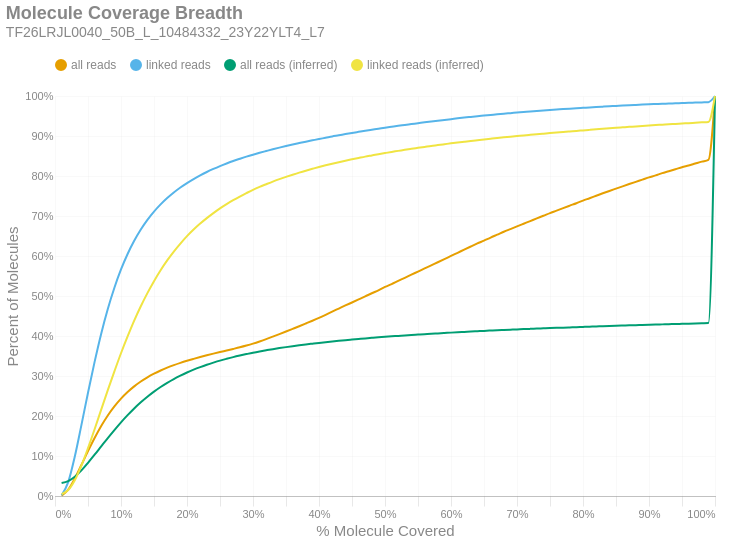

The notebook cell this image was saved under:
### Markdown cell above
### Molecule Read Coverage
This chart shows molecule coverage breadth as computed by the number of bases aligned to that molecule. In other words, "*how much of each unique long molecule is actually sequenced/aligned?*" Keep in mind there is a distinction between sequences and alignments, since some sequences belonging to a particular molecule may not align well and wouldn't appear in the alignment data. This chart also shows molecule coverage breadth as computed by the *inferred fragment* from which the aligned sequences originate. Unlike read coverage, this calculation takes into account the total insert size, including unsequenced gaps between the forward and reverse reads. Like the previous figures, these are cumulative percents.

### Code cell
if SKIPLR:
    print_html(f"Skipped")
else:
    binned_df = consolidated_hist(valids['coverage_bp'], mask, 0.01, True)
    binned_df_inf = consolidated_hist(valids['coverage_inserts'], mask, 0.01, True)
    binned_df = binned_df.with_columns(pl.lit(binned_df_inf['all reads (cumsum)']).alias('all reads (inferred)'))
    binned_df = binned_df.with_columns(pl.lit(binned_df_inf['linked reads (cumsum)']).alias('linked reads (inferred)'))
    binned_df = binned_df.with_columns(
        (pl.col('bin').cast(pl.Float64) + 0.01).alias('right_edge')
    )

    with SafeRender(binned_df):
        (
            density_plot(binned_df, 'Molecule Coverage Breadth', samplename, 'molcov', ['all reads (inferred)','linked reads (inferred)'])
            .encode(
                #x=alt.X('bin:Q', title="% Molecule Covered").axis(format = '%').scale(padding=0),
                x=alt.X('right_edge:Q', title="% Molecule Covered").axis(format='%').scale(padding=0),
                y=alt.Y('value:Q', title='Percent of Molecules')
                    .axis(format='%')
                    .stack(False)
                    .scale(domainMin=0, padding=0),
                color=alt.Color("key:N").scale(domain = ["all reads", "linked reads", "all reads (inferred)", "linked reads (inferred)"]),
                tooltip = [
                    alt.Tooltip("key:N", title = "Data Type"),
                    alt.Tooltip("range_label:N", title="% Molecule Covered"),
                    alt.Tooltip("value:Q", format = ".2%", title="% Molecules")
                ]
            )
        ).display()

### Figure 1 — Vega-Lite specification as saved in the notebook (floating-point values rounded to 4 significant figures)
{"width": "container", "height": 400, "config": {"title": {"anchor": "start", "dy": -15, "fontSize": 18, "color": "#888888", "subtitleColor": "#888888", "subtitleFontSize": 14}, "arc": {"fill": "#0072B2"}, "axis": {"domainColor": "#888888", "domainWidth": 0.5, "gridWidth": 0.2, "grid": false, "titleFontWeight": 400, "titleFontSize": 15, "labelFontSize": 11, "labelColor": "#888888", "tickColor": "#888888", "tickWidth": 0.2, "titleColor": "#888888"}, "axisBand": {"grid": false}, "axisX": {"grid": true, "tickSize": 10, "domainCap": "round"}, "axisY": {"domain": false, "grid": true, "tickSize": 0, "domainCap": "round"}, "background": "transparent", "header": {"labelFontSize": 15, "labelColor": "#888888", "titleFontSize": 15, "titleFontWeight": 600, "titleColor": "#888888"}, "legend": {"labelFont": "sans-serif", "labelFontSize": 12, "labelColor": "#888888", "symbolSize": 100, "symbolType": "circle", "titleFontSize": 12, "titlePadding": 10, "titleColor": "#888888", "title": null, "orient": "top"}, "range": {"category": ["#E69F00", "#56B4E9", "#009E73", "#F0E442", "#0072B2", "#D55E00", "#CC79A7", "#000000"], "diverging": ["#cfe8f3", "#a2d4ec", "#73bfe2", "#46abdb", "#1696d2", "#12719e"]}, "area": {"fill": "#0072B2", "fillOpacity": 0.7, "line": true, "strokeOpacity": 0.7}, "line": {"color": "#0072B2", "stroke": "#0072B2", "strokeWidth": 2}, "trail": {"color": "#0072B2", "stroke": "#0072B2", "strokeWidth": 0, "size": 1}, "point": {"filled": true, "fillOpacity": 1.0, "size": 95}, "text": {"color": "#888888", "fontSize": 11, "align": "right", "fontWeight": 400, "size": 11}, "bar": {"fill": "#0072B2", "stroke": null}, "view": {"stroke": null, "continuousWidth": 660, "continuousHeight": 400}}, "data": {"name": "data-65e6be78e62f4731a1fe9d1eb444fbd6"}, "mark": {"type": "line", "interpolate": "monotone", "point": {"opacity": 0, "size": 275}}, "encoding": {"color": {"field": "key", "scale": {"domain": ["all reads", "linked reads", "all reads (inferred)", "linked reads (inferred)"]}, "type": "nominal"}, "tooltip": [{"field": "key", "title": "Data Type", "type": "nominal"}, {"field": "range_label", "title": "% Molecule Covered", "type": "nominal"}, {"field": "value", "format": ".2%", "title": "% Molecules", "type": "quantitative"}], "x": {"axis": {"format": "%"}, "field": "right_edge", "scale": {"padding": 0}, "title": "% Molecule Covered", "type": "quantitative"}, "y": {"axis": {"format": "%"}, "field": "value", "scale": {"domainMin": 0, "padding": 0}, "stack": false, "title": "Percent of Molecules", "type": "quantitative"}}, "params": [{"name": "param_c36ac31b6afebe62", "select": {"type": "point", "fields": ["key"]}, "bind": "legend"}], "title": {"text": "Molecule Coverage Breadth", "subtitle": "TF26LRJL0040_50B_L_10484332_23Y22YLT4_L7"}, "transform": [{"fold": ["all reads (cumsum)", "linked reads (cumsum)", "all reads (inferred)", "linked reads (inferred)"]}, {"calculate": "replace(datum.key, ' (cumsum)', '')", "as": "key"}, {"filter": {"param": "param_c36ac31b6afebe62"}}], "usermeta": {"embedOptions": {"downloadFileName": "TF26LRJL0040_50B_L_10484332_23Y22YLT4_L7.molcov"}}, "$schema": "https://vega.github.io/schema/vega-lite/v6.4.1.json", "datasets": {"data-65e6be78e62f4731a1fe9d1eb444fbd6": [{"bin": "0.0", "interval": "0.0-0.01", "all reads": 0.001105, "linked reads": 0.001915, "all reads (cumsum)": 0.001105, "linked reads (cumsum)": 0.001915, "range_label": "0.0-0.01", "all reads (inferred)": 0.03249, "linked reads (inferred)": 0.004699, "right_edge": 0.01}, {"bin": "0.01", "interval": "0.01-0.02", "all reads": 0.01484, "linked reads": 0.03295, "all reads (cumsum)": 0.01595, "linked reads (cumsum)": 0.03487, "range_label": "0.01-0.02", "all reads (inferred)": 0.0374, "linked reads (inferred)": 0.01487, "right_edge": 0.02}, {"bin": "0.02", "interval": "0.02-0.03", "all reads": 0.02781, "linked reads": 0.06389, "all reads (cumsum)": 0.04376, "linked reads (cumsum)": 0.09876, "range_label": "0.02-0.03", "all reads (inferred)": 0.04831, "linked reads (inferred)": 0.03947, "right_edge": 0.03}, {"bin": "0.03", "interval": "0.03-0.04", "all reads": 0.03371, "linked reads": 0.07853, "all reads (cumsum)": 0.07747, "linked reads (cumsum)": 0.1773, "range_label": "0.03-0.04", "all reads (inferred)": 0.06411, "linked reads (inferred)": 0.07589, "right_edge": 0.04}, {"bin": "0.04", "interval": "0.04-0.05", "all reads": 0.03461, "linked reads": 0.08095, "all reads (cumsum)": 0.1121, "linked reads (cumsum)": 0.2582, "range_label": "0.04-0.05", "all reads (inferred)": 0.08299, "linked reads (inferred)": 0.1197, "right_edge": 0.05}, {"bin": "0.05", "interval": "0.05-0.06", "all reads": 0.03284, "linked reads": 0.07705, "all reads (cumsum)": 0.1449, "linked reads (cumsum)": 0.3353, "range_label": "0.05-0.06", "all reads (inferred)": 0.1032, "linked reads (inferred)": 0.1669, "right_edge": 0.06}, {"bin": "0.06", "interval": "0.06-0.07", "all reads": 0.03008, "linked reads": 0.07061, "all reads (cumsum)": 0.175, "linked reads (cumsum)": 0.4059, "range_label": "0.06-0.07", "all reads (inferred)": 0.1242, "linked reads (inferred)": 0.216, "right_edge": 0.07}, {"bin": "0.07", "interval": "0.07-0.08", "all reads": 0.02627, "linked reads": 0.06164, "all reads (cumsum)": 0.2013, "linked reads (cumsum)": 0.4675, "range_label": "0.07-0.08", "all reads (inferred)": 0.145, "linked reads (inferred)": 0.2648, "right_edge": 0.08}, {"bin": "0.08", "interval": "0.08-0.09", "all reads": 0.02265, "linked reads": 0.05315, "all reads (cumsum)": 0.2239, "linked reads (cumsum)": 0.5207, "range_label": "0.08-0.09", "all reads (inferred)": 0.1649, "linked reads (inferred)": 0.3116, "right_edge": 0.09}, {"bin": "0.09", "interval": "0.09-0.1", "all reads": 0.01955, "linked reads": 0.04577, "all reads (cumsum)": 0.2435, "linked reads (cumsum)": 0.5665, "range_label": "0.09-0.1", "all reads (inferred)": 0.1842, "linked reads (inferred)": 0.3569, "right_edge": 0.1}, {"bin": "0.1", "interval": "0.1-0.11", "all reads": 0.01653, "linked reads": 0.03862, "all reads (cumsum)": 0.26, "linked reads (cumsum)": 0.6051, "range_label": "0.1-0.11", "all reads (inferred)": 0.2021, "linked reads (inferred)": 0.3989, "right_edge": 0.11}, {"bin": "0.11", "interval": "0.11-0.12", "all reads": 0.01408, "linked reads": 0.03289, "all reads (cumsum)": 0.2741, "linked reads (cumsum)": 0.638, "range_label": "0.11-0.12", "all reads (inferred)": 0.2189, "linked reads (inferred)": 0.4385, "right_edge": 0.12}, {"bin": "0.12", "interval": "0.12-0.13", "all reads": 0.01216, "linked reads": 0.02827, "all reads (cumsum)": 0.2862, "linked reads (cumsum)": 0.6662, "range_label": "0.12-0.13", "all reads (inferred)": 0.2342, "linked reads (inferred)": 0.4743, "right_edge": 0.13}, {"bin": "0.13", "interval": "0.13-0.14", "all reads": 0.01049, "linked reads": 0.02419, "all reads (cumsum)": 0.2967, "linked reads (cumsum)": 0.6904, "range_label": "0.13-0.14", "all reads (inferred)": 0.2482, "linked reads (inferred)": 0.5072, "right_edge": 0.14}, {"bin": "0.14", "interval": "0.14-0.15", "all reads": 0.009093, "linked reads": 0.02073, "all reads (cumsum)": 0.3058, "linked reads (cumsum)": 0.7112, "range_label": "0.14-0.15", "all reads (inferred)": 0.2609, "linked reads (inferred)": 0.5372, "right_edge": 0.15}, {"bin": "0.15", "interval": "0.15-0.16", "all reads": 0.007912, "linked reads": 0.01793, "all reads (cumsum)": 0.3137, "linked reads (cumsum)": 0.7291, "range_label": "0.15-0.16", "all reads (inferred)": 0.2725, "linked reads (inferred)": 0.5643, "right_edge": 0.16}, {"bin": "0.16", "interval": "0.16-0.17", "all reads": 0.007031, "linked reads": 0.01579, "all reads (cumsum)": 0.3208, "linked reads (cumsum)": 0.7449, "range_label": "0.16-0.17", "all reads (inferred)": 0.2829, "linked reads (inferred)": 0.5889, "right_edge": 0.17}, {"bin": "0.17", "interval": "0.17-0.18", "all reads": 0.00632, "linked reads": 0.01396, "all reads (cumsum)": 0.3271, "linked reads (cumsum)": 0.7589, "range_label": "0.17-0.18", "all reads (inferred)": 0.2924, "linked reads (inferred)": 0.6111, "right_edge": 0.18}, {"bin": "0.18", "interval": "0.18-0.19", "all reads": 0.005776, "linked reads": 0.01242, "all reads (cumsum)": 0.3329, "linked reads (cumsum)": 0.7713, "range_label": "0.18-0.19", "all reads (inferred)": 0.3009, "linked reads (inferred)": 0.6311, "right_edge": 0.19}, {"bin": "0.19", "interval": "0.19-0.2", "all reads": 0.005235, "linked reads": 0.01113, "all reads (cumsum)": 0.3381, "linked reads (cumsum)": 0.7824, "range_label": "0.19-0.2", "all reads (inferred)": 0.3088, "linked reads (inferred)": 0.6496, "right_edge": 0.2}, {"bin": "0.2", "interval": "0.2-0.21", "all reads": 0.004783, "linked reads": 0.01005, "all reads (cumsum)": 0.3429, "linked reads (cumsum)": 0.7925, "range_label": "0.2-0.21", "all reads (inferred)": 0.3158, "linked reads (inferred)": 0.6661, "right_edge": 0.21}, {"bin": "0.21", "interval": "0.21-0.22", "all reads": 0.004575, "linked reads": 0.009259, "all reads (cumsum)": 0.3475, "linked reads (cumsum)": 0.8017, "range_label": "0.21-0.22", "all reads (inferred)": 0.3222, "linked reads (inferred)": 0.681, "right_edge": 0.22}, {"bin": "0.22", "interval": "0.22-0.23", "all reads": 0.004261, "linked reads": 0.008326, "all reads (cumsum)": 0.3517, "linked reads (cumsum)": 0.81, "range_label": "0.22-0.23", "all reads (inferred)": 0.328, "linked reads (inferred)": 0.6947, "right_edge": 0.23}, {"bin": "0.23", "interval": "0.23-0.24", "all reads": 0.004151, "linked reads": 0.007633, "all reads (cumsum)": 0.3559, "linked reads (cumsum)": 0.8177, "range_label": "0.23-0.24", "all reads (inferred)": 0.3334, "linked reads (inferred)": 0.7072, "right_edge": 0.24}, {"bin": "0.24", "interval": "0.24-0.25", "all reads": 0.004022, "linked reads": 0.0071, "all reads (cumsum)": 0.3599, "linked reads (cumsum)": 0.8248, "range_label": "0.24-0.25", "all reads (inferred)": 0.3384, "linked reads (inferred)": 0.719, "right_edge": 0.25}, {"bin": "0.25", "interval": "0.25-0.26", "all reads": 0.003861, "linked reads": 0.00655, "all reads (cumsum)": 0.3637, "linked reads (cumsum)": 0.8313, "range_label": "0.25-0.26", "all reads (inferred)": 0.3429, "linked reads (inferred)": 0.7296, "right_edge": 0.26}, {"bin": "0.26", "interval": "0.26-0.27", "all reads": 0.003932, "linked reads": 0.006133, "all reads (cumsum)": 0.3677, "linked reads (cumsum)": 0.8375, "range_label": "0.26-0.27", "all reads (inferred)": 0.3472, "linked reads (inferred)": 0.7396, "right_edge": 0.27}, {"bin": "0.27", "interval": "0.27-0.28", "all reads": 0.004044, "linked reads": 0.005512, "all reads (cumsum)": 0.3717, "linked reads (cumsum)": 0.843, "range_label": "0.27-0.28", "all reads (inferred)": 0.3511, "linked reads (inferred)": 0.7487, "right_edge": 0.28}, {"bin": "0.28", "interval": "0.28-0.29", "all reads": 0.00442, "linked reads": 0.005371, "all reads (cumsum)": 0.3761, "linked reads (cumsum)": 0.8483, "range_label": "0.28-0.29", "all reads (inferred)": 0.3548, "linked reads (inferred)": 0.7573, "right_edge": 0.29}, {"bin": "0.29", "interval": "0.29-0.3", "all reads": 0.004851, "linked reads": 0.004977, "all reads (cumsum)": 0.381, "linked reads (cumsum)": 0.8533, "range_label": "0.29-0.3", "all reads (inferred)": 0.3583, "linked reads (inferred)": 0.7655, "right_edge": 0.3}, {"bin": "0.3", "interval": "0.3-0.31", "all reads": 0.005397, "linked reads": 0.004703, "all reads (cumsum)": 0.3864, "linked reads (cumsum)": 0.858, "range_label": "0.3-0.31", "all reads (inferred)": 0.3614, "linked reads (inferred)": 0.7728, "right_edge": 0.31}, {"bin": "0.31", "interval": "0.31-0.32", "all reads": 0.005827, "linked reads": 0.004464, "all reads (cumsum)": 0.3922, "linked reads (cumsum)": 0.8625, "range_label": "0.31-0.32", "all reads (inferred)": 0.3643, "linked reads (inferred)": 0.7795, "right_edge": 0.32}, {"bin": "0.32", "interval": "0.32-0.33", "all reads": 0.00625, "linked reads": 0.004397, "all reads (cumsum)": 0.3985, "linked reads (cumsum)": 0.8669, "range_label": "0.32-0.33", "all reads (inferred)": 0.3671, "linked reads (inferred)": 0.786, "right_edge": 0.33}, {"bin": "0.33", "interval": "0.33-0.34", "all reads": 0.006271, "linked reads": 0.004113, "all reads (cumsum)": 0.4047, "linked reads (cumsum)": 0.871, "range_label": "0.33-0.34", "all reads (inferred)": 0.3697, "linked reads (inferred)": 0.7921, "right_edge": 0.34}, {"bin": "0.34", "interval": "0.34-0.35", "all reads": 0.006476, "linked reads": 0.003969, "all reads (cumsum)": 0.4112, "linked reads (cumsum)": 0.875, "range_label": "0.34-0.35", "all reads (inferred)": 0.3722, "linked reads (inferred)": 0.7978, "right_edge": 0.35}, {"bin": "0.35", "interval": "0.35-0.36", "all reads": 0.006601, "linked reads": 0.003777, "all reads (cumsum)": 0.4178, "linked reads (cumsum)": 0.8787, "range_label": "0.35-0.36", "all reads (inferred)": 0.3745, "linked reads (inferred)": 0.8032, "right_edge": 0.36}, {"bin": "0.36", "interval": "0.36-0.37", "all reads": 0.006641, "linked reads": 0.003593, "all reads (cumsum)": 0.4245, "linked reads (cumsum)": 0.8823, "range_label": "0.36-0.37", "all reads (inferred)": 0.3768, "linked reads (inferred)": 0.8084, "right_edge": 0.37}, {"bin": "0.37", "interval": "0.37-0.38", "all reads": 0.006826, "linked reads": 0.003522, "all reads (cumsum)": 0.4313, "linked reads (cumsum)": 0.8859, "range_label": "0.37-0.38", "all reads (inferred)": 0.3789, "linked reads (inferred)": 0.8133, "right_edge": 0.38}, {"bin": "0.38", "interval": "0.38-0.39", "all reads": 0.006912, "linked reads": 0.003287, "all reads (cumsum)": 0.4382, "linked reads (cumsum)": 0.8891, "range_label": "0.38-0.39", "all reads (inferred)": 0.3808, "linked reads (inferred)": 0.8179, "right_edge": 0.39}, {"bin": "0.39", "interval": "0.39-0.4", "all reads": 0.007211, "linked reads": 0.0033, "all reads (cumsum)": 0.4454, "linked reads (cumsum)": 0.8924, "range_label": "0.39-0.4", "all reads (inferred)": 0.3828, "linked reads (inferred)": 0.8224, "right_edge": 0.4}, {"bin": "0.4", "interval": "0.4-0.41", "all reads": 0.007644, "linked reads": 0.003137, "all reads (cumsum)": 0.4531, "linked reads (cumsum)": 0.8956, "range_label": "0.4-0.41", "all reads (inferred)": 0.3846, "linked reads (inferred)": 0.8267, "right_edge": 0.41}, {"bin": "0.41", "interval": "0.41-0.42", "all reads": 0.007894, "linked reads": 0.003255, "all reads (cumsum)": 0.4609, "linked reads (cumsum)": 0.8988, "range_label": "0.41-0.42", "all reads (inferred)": 0.3864, "linked reads (inferred)": 0.8307, "right_edge": 0.42}, {"bin": "0.42", "interval": "0.42-0.43", "all reads": 0.007711, "linked reads": 0.002859, "all reads (cumsum)": 0.4687, "linked reads (cumsum)": 0.9017, "range_label": "0.42-0.43", "all reads (inferred)": 0.388, "linked reads (inferred)": 0.8346, "right_edge": 0.43}, {"bin": "0.43", "interval": "0.43-0.44", "all reads": 0.007739, "linked reads": 0.003069, "all reads (cumsum)": 0.4764, "linked reads (cumsum)": 0.9048, "range_label": "0.43-0.44", "all reads (inferred)": 0.3896, "linked reads (inferred)": 0.8383, "right_edge": 0.44}, {"bin": "0.44", "interval": "0.44-0.45", "all reads": 0.007441, "linked reads": 0.002859, "all reads (cumsum)": 0.4838, "linked reads (cumsum)": 0.9076, "range_label": "0.44-0.45", "all reads (inferred)": 0.3911, "linked reads (inferred)": 0.8417, "right_edge": 0.45}, {"bin": "0.45", "interval": "0.45-0.46", "all reads": 0.007548, "linked reads": 0.002733, "all reads (cumsum)": 0.4914, "linked reads (cumsum)": 0.9104, "range_label": "0.45-0.46", "all reads (inferred)": 0.3926, "linked reads (inferred)": 0.8451, "right_edge": 0.46}, {"bin": "0.46", "interval": "0.46-0.47", "all reads": 0.007614, "linked reads": 0.002711, "all reads (cumsum)": 0.499, "linked reads (cumsum)": 0.9131, "range_label": "0.46-0.47", "all reads (inferred)": 0.394, "linked reads (inferred)": 0.8485, "right_edge": 0.47}, {"bin": "0.47", "interval": "0.47-0.48", "all reads": 0.007841, "linked reads": 0.002549, "all reads (cumsum)": 0.5068, "linked reads (cumsum)": 0.9156, "range_label": "0.47-0.48", "all reads (inferred)": 0.3953, "linked reads (inferred)": 0.8515, "right_edge": 0.48}, {"bin": "0.48", "interval": "0.48-0.49", "all reads": 0.007348, "linked reads": 0.002508, "all reads (cumsum)": 0.5142, "linked reads (cumsum)": 0.9181, "range_label": "0.48-0.49", "all reads (inferred)": 0.3966, "linked reads (inferred)": 0.8545, "right_edge": 0.49}, {"bin": "0.49", "interval": "0.49-0.5", "all reads": 0.008424, "linked reads": 0.002606, "all reads (cumsum)": 0.5226, "linked reads (cumsum)": 0.9207, "range_label": "0.49-0.5", "all reads (inferred)": 0.3979, "linked reads (inferred)": 0.8574, "right_edge": 0.5}, {"bin": "0.5", "interval": "0.5-0.51", "all reads": 0.007255, "linked reads": 0.00238, "all reads (cumsum)": 0.5299, "linked reads (cumsum)": 0.9231, "range_label": "0.5-0.51", "all reads (inferred)": 0.3991, "linked reads (inferred)": 0.8602, "right_edge": 0.51}, {"bin": "0.51", "interval": "0.51-0.52", "all reads": 0.007843, "linked reads": 0.002358, "all reads (cumsum)": 0.5377, "linked reads (cumsum)": 0.9255, "range_label": "0.51-0.52", "all reads (inferred)": 0.4002, "linked reads (inferred)": 0.8628, "right_edge": 0.52}, {"bin": "0.52", "interval": "0.52-0.53", "all reads": 0.007726, "linked reads": 0.002123, "all reads (cumsum)": 0.5454, "linked reads (cumsum)": 0.9276, "range_label": "0.52-0.53", "all reads (inferred)": 0.4014, "linked reads (inferred)": 0.8655, "right_edge": 0.53}, {"bin": "0.53", "interval": "0.53-0.54", "all reads": 0.007885, "linked reads": 0.002198, "all reads (cumsum)": 0.5533, "linked reads (cumsum)": 0.9298, "range_label": "0.53-0.54", "all reads (inferred)": 0.4025, "linked reads (inferred)": 0.868, "right_edge": 0.54}, {"bin": "0.54", "interval": "0.54-0.55", "all reads": 0.007776, "linked reads": 0.002168, "all reads (cumsum)": 0.5611, "linked reads (cumsum)": 0.932, "range_label": "0.54-0.55", "all reads (inferred)": 0.4035, "linked reads (inferred)": 0.8704, "right_edge": 0.55}, {"bin": "0.55", "interval": "0.55-0.56", "all reads": 0.007794, "linked reads": 0.002211, "all reads (cumsum)": 0.5689, "linked reads (cumsum)": 0.9342, "range_label": "0.55-0.56", "all reads (inferred)": 0.4045, "linked reads (inferred)": 0.8727, "right_edge": 0.56}, {"bin": "0.56", "interval": "0.56-0.57", "all reads": 0.007772, "linked reads": 0.002104, "all reads (cumsum)": 0.5767, "linked reads (cumsum)": 0.9363, "range_label": "0.56-0.57", "all reads (inferred)": 0.4056, "linked reads (inferred)": 0.8752, "right_edge": 0.57}, {"bin": "0.57", "interval": "0.57-0.58", "all reads": 0.007636, "linked reads": 0.002014, "all reads (cumsum)": 0.5843, "linked reads (cumsum)": 0.9383, "range_label": "0.57-0.58", "all reads (inferred)": 0.4065, "linked reads (inferred)": 0.8773, "right_edge": 0.58}, {"bin": "0.58", "interval": "0.58-0.59", "all reads": 0.007832, "linked reads": 0.001924, "all reads (cumsum)": 0.5921, "linked reads (cumsum)": 0.9402, "range_label": "0.58-0.59", "all reads (inferred)": 0.4075, "linked reads (inferred)": 0.8794, "right_edge": 0.59}, {"bin": "0.59", "interval": "0.59-0.6", "all reads": 0.008001, "linked reads": 0.001922, "all reads (cumsum)": 0.6001, "linked reads (cumsum)": 0.9421, "range_label": "0.59-0.6", "all reads (inferred)": 0.4084, "linked reads (inferred)": 0.8816, "right_edge": 0.6}, {"bin": "0.6", "interval": "0.6-0.61", "all reads": 0.00781, "linked reads": 0.001994, "all reads (cumsum)": 0.6079, "linked reads (cumsum)": 0.9441, "range_label": "0.6-0.61", "all reads (inferred)": 0.4094, "linked reads (inferred)": 0.8837, "right_edge": 0.61}, {"bin": "0.61", "interval": "0.61-0.62", "all reads": 0.008048, "linked reads": 0.001853, "all reads (cumsum)": 0.616, "linked reads (cumsum)": 0.946, "range_label": "0.61-0.62", "all reads (inferred)": 0.4102, "linked reads (inferred)": 0.8857, "right_edge": 0.62}, {"bin": "0.62", "interval": "0.62-0.63", "all reads": 0.007773, "linked reads": 0.001761, "all reads (cumsum)": 0.6238, "linked reads (cumsum)": 0.9477, "range_label": "0.62-0.63", "all reads (inferred)": 0.4111, "linked reads (inferred)": 0.8876, "right_edge": 0.63}, {"bin": "0.63", "interval": "0.63-0.64", "all reads": 0.007601, "linked reads": 0.001748, "all reads (cumsum)": 0.6314, "linked reads (cumsum)": 0.9495, "range_label": "0.63-0.64", "all reads (inferred)": 0.4119, "linked reads (inferred)": 0.8896, "right_edge": 0.64}, {"bin": "0.64", "interval": "0.64-0.65", "all reads": 0.007218, "linked reads": 0.001558, "all reads (cumsum)": 0.6386, "linked reads (cumsum)": 0.951, "range_label": "0.64-0.65", "all reads (inferred)": 0.4128, "linked reads (inferred)": 0.8915, "right_edge": 0.65}, {"bin": "0.65", "interval": "0.65-0.66", "all reads": 0.007534, "linked reads": 0.001603, "all reads (cumsum)": 0.6461, "linked reads (cumsum)": 0.9526, "range_label": "0.65-0.66", "all reads (inferred)": 0.4136, "linked reads (inferred)": 0.8934, "right_edge": 0.66}, {"bin": "0.66", "interval": "0.66-0.67", "all reads": 0.007177, "linked reads": 0.00165, "all reads (cumsum)": 0.6533, "linked reads (cumsum)": 0.9543, "range_label": "0.66-0.67", "all reads (inferred)": 0.4144, "linked reads (inferred)": 0.8952, "right_edge": 0.67}, {"bin": "0.67", "interval": "0.67-0.68", "all reads": 0.007233, "linked reads": 0.001504, "all reads (cumsum)": 0.6605, "linked reads (cumsum)": 0.9558, "range_label": "0.67-0.68", "all reads (inferred)": 0.4151, "linked reads (inferred)": 0.8968, "right_edge": 0.68}, {"bin": "0.68", "interval": "0.68-0.69", "all reads": 0.006787, "linked reads": 0.00137, "all reads (cumsum)": 0.6673, "linked reads (cumsum)": 0.9572, "range_label": "0.68-0.69", "all reads (inferred)": 0.4158, "linked reads (inferred)": 0.8983, "right_edge": 0.69}, {"bin": "0.69", "interval": "0.69-0.7", "all reads": 0.006741, "linked reads": 0.001385, "all reads (cumsum)": 0.6741, "linked reads (cumsum)": 0.9586, "range_label": "0.69-0.7", "all reads (inferred)": 0.4165, "linked reads (inferred)": 0.8999, "right_edge": 0.7}, {"bin": "0.7", "interval": "0.7-0.71", "all reads": 0.006655, "linked reads": 0.00137, "all reads (cumsum)": 0.6807, "linked reads (cumsum)": 0.9599, "range_label": "0.7-0.71", "all reads (inferred)": 0.4172, "linked reads (inferred)": 0.9015, "right_edge": 0.71}, {"bin": "0.71", "interval": "0.71-0.72", "all reads": 0.006636, "linked reads": 0.001399, "all reads (cumsum)": 0.6873, "linked reads (cumsum)": 0.9613, "range_label": "0.71-0.72", "all reads (inferred)": 0.4178, "linked reads (inferred)": 0.903, "right_edge": 0.72}, {"bin": "0.72", "interval": "0.72-0.73", "all reads": 0.006712, "linked reads": 0.001316, "all reads (cumsum)": 0.6941, "linked reads (cumsum)": 0.9626, "range_label": "0.72-0.73", "all reads (inferred)": 0.4185, "linked reads (inferred)": 0.9044, "right_edge": 0.73}, {"bin": "0.73", "interval": "0.73-0.74", "all reads": 0.006458, "linked reads": 0.001254, "all reads (cumsum)": 0.7005, "linked reads (cumsum)": 0.9639, "range_label": "0.73-0.74", "all reads (inferred)": 0.4191, "linked reads (inferred)": 0.9058, "right_edge": 0.74}, {"bin": "0.74", "interval": "0.74-0.75", "all reads": 0.006652, "linked reads": 0.00119, "all reads (cumsum)": 0.7072, "linked reads (cumsum)": 0.9651, "range_label": "0.74-0.75", "all reads (inferred)": 0.4197, "linked reads (inferred)": 0.9073, "right_edge": 0.75}, {"bin": "0.75", "interval": "0.75-0.76", "all reads": 0.006175, "linked reads": 0.001108, "all reads (cumsum)": 0.7133, "linked reads (cumsum)": 0.9662, "range_label": "0.75-0.76", "all reads (inferred)": 0.4204, "linked reads (inferred)": 0.9087, "right_edge": 0.76}, {"bin": "0.76", "interval": "0.76-0.77", "all reads": 0.006433, "linked reads": 0.00119, "all reads (cumsum)": 0.7198, "linked reads (cumsum)": 0.9674, "range_label": "0.76-0.77", "all reads (inferred)": 0.4209, "linked reads (inferred)": 0.9099, "right_edge": 0.77}, {"bin": "0.77", "interval": "0.77-0.78", "all reads": 0.006163, "linked reads": 0.001016, "all reads (cumsum)": 0.7259, "linked reads (cumsum)": 0.9684, "range_label": "0.77-0.78", "all reads (inferred)": 0.4215, "linked reads (inferred)": 0.9113, "right_edge": 0.78}, {"bin": "0.78", "interval": "0.78-0.79", "all reads": 0.006062, "linked reads": 0.0009202, "all reads (cumsum)": 0.732, "linked reads (cumsum)": 0.9693, "range_label": "0.78-0.79", "all reads (inferred)": 0.4222, "linked reads (inferred)": 0.9127, "right_edge": 0.79}, {"bin": "0.79", "interval": "0.79-0.8", "all reads": 0.006536, "linked reads": 0.001008, "all reads (cumsum)": 0.7385, "linked reads (cumsum)": 0.9703, "range_label": "0.79-0.8", "all reads (inferred)": 0.4227, "linked reads (inferred)": 0.914, "right_edge": 0.8}, {"bin": "0.8", "interval": "0.8-0.81", "all reads": 0.005994, "linked reads": 0.0009929, "all reads (cumsum)": 0.7445, "linked reads (cumsum)": 0.9713, "range_label": "0.8-0.81", "all reads (inferred)": 0.4233, "linked reads (inferred)": 0.9153, "right_edge": 0.81}, {"bin": "0.81", "interval": "0.81-0.82", "all reads": 0.0061, "linked reads": 0.001057, "all reads (cumsum)": 0.7506, "linked reads (cumsum)": 0.9724, "range_label": "0.81-0.82", "all reads (inferred)": 0.4239, "linked reads (inferred)": 0.9166, "right_edge": 0.82}, {"bin": "0.82", "interval": "0.82-0.83", "all reads": 0.00609, "linked reads": 0.0009843, "all reads (cumsum)": 0.7567, "linked reads (cumsum)": 0.9734, "range_label": "0.82-0.83", "all reads (inferred)": 0.4245, "linked reads (inferred)": 0.918, "right_edge": 0.83}, {"bin": "0.83", "interval": "0.83-0.84", "all reads": 0.005932, "linked reads": 0.0009565, "all reads (cumsum)": 0.7627, "linked reads (cumsum)": 0.9743, "range_label": "0.83-0.84", "all reads (inferred)": 0.4251, "linked reads (inferred)": 0.9193, "right_edge": 0.84}, {"bin": "0.84", "interval": "0.84-0.85", "all reads": 0.005757, "linked reads": 0.0008859, "all reads (cumsum)": 0.7684, "linked reads (cumsum)": 0.9752, "range_label": "0.84-0.85", "all reads (inferred)": 0.4256, "linked reads (inferred)": 0.9205, "right_edge": 0.85}, {"bin": "0.85", "interval": "0.85-0.86", "all reads": 0.005757, "linked reads": 0.0009437, "all reads (cumsum)": 0.7742, "linked reads (cumsum)": 0.9761, "range_label": "0.85-0.86", "all reads (inferred)": 0.4261, "linked reads (inferred)": 0.9217, "right_edge": 0.86}, {"bin": "0.86", "interval": "0.86-0.87", "all reads": 0.005675, "linked reads": 0.0008367, "all reads (cumsum)": 0.7798, "linked reads (cumsum)": 0.977, "range_label": "0.86-0.87", "all reads (inferred)": 0.4266, "linked reads (inferred)": 0.9229, "right_edge": 0.87}, {"bin": "0.87", "interval": "0.87-0.88", "all reads": 0.005559, "linked reads": 0.0007639, "all reads (cumsum)": 0.7854, "linked reads (cumsum)": 0.9777, "range_label": "0.87-0.88", "all reads (inferred)": 0.4271, "linked reads (inferred)": 0.924, "right_edge": 0.88}, {"bin": "0.88", "interval": "0.88-0.89", "all reads": 0.005492, "linked reads": 0.0007447, "all reads (cumsum)": 0.7909, "linked reads (cumsum)": 0.9785, "range_label": "0.88-0.89", "all reads (inferred)": 0.4277, "linked reads (inferred)": 0.9252, "right_edge": 0.89}, {"bin": "0.89", "interval": "0.89-0.9", "all reads": 0.005579, "linked reads": 0.0007104, "all reads (cumsum)": 0.7965, "linked reads (cumsum)": 0.9792, "range_label": "0.89-0.9", "all reads (inferred)": 0.4282, "linked reads (inferred)": 0.9263, "right_edge": 0.9}, {"bin": "0.9", "interval": "0.9-0.91", "all reads": 0.005057, "linked reads": 0.0006783, "all reads (cumsum)": 0.8015, "linked reads (cumsum)": 0.9799, "range_label": "0.9-0.91", "all reads (inferred)": 0.4286, "linked reads (inferred)": 0.9274, "right_edge": 0.91}, {"bin": "0.91", "interval": "0.91-0.92", "all reads": 0.005709, "linked reads": 0.0006912, "all reads (cumsum)": 0.8072, "linked reads (cumsum)": 0.9806, "range_label": "0.91-0.92", "all reads (inferred)": 0.4291, "linked reads (inferred)": 0.9284, "right_edge": 0.92}, {"bin": "0.92", "interval": "0.92-0.93", "all reads": 0.004653, "linked reads": 0.0005328, "all reads (cumsum)": 0.8119, "linked reads (cumsum)": 0.9811, "range_label": "0.92-0.93", "all reads (inferred)": 0.4295, "linked reads (inferred)": 0.9294, "right_edge": 0.93}, {"bin": "0.93", "interval": "0.93-0.94", "all reads": 0.004939, "linked reads": 0.0006462, "all reads (cumsum)": 0.8168, "linked reads (cumsum)": 0.9818, "range_label": "0.93-0.94", "all reads (inferred)": 0.4299, "linked reads (inferred)": 0.9303, "right_edge": 0.94}, {"bin": "0.94", "interval": "0.94-0.95", "all reads": 0.005225, "linked reads": 0.0005713, "all reads (cumsum)": 0.8221, "linked reads (cumsum)": 0.9823, "range_label": "0.94-0.95", "all reads (inferred)": 0.4304, "linked reads (inferred)": 0.9312, "right_edge": 0.95}, {"bin": "0.95", "interval": "0.95-0.96", "all reads": 0.004339, "linked reads": 0.0006034, "all reads (cumsum)": 0.8264, "linked reads (cumsum)": 0.9829, "range_label": "0.95-0.96", "all reads (inferred)": 0.4308, "linked reads (inferred)": 0.9322, "right_edge": 0.96}, {"bin": "0.96", "interval": "0.96-0.97", "all reads": 0.004785, "linked reads": 0.0005414, "all reads (cumsum)": 0.8312, "linked reads (cumsum)": 0.9835, "range_label": "0.96-0.97", "all reads (inferred)": 0.4313, "linked reads (inferred)": 0.9332, "right_edge": 0.97}, {"bin": "0.97", "interval": "0.97-0.98", "all reads": 0.004762, "linked reads": 0.0005628, "all reads (cumsum)": 0.8359, "linked reads (cumsum)": 0.984, "range_label": "0.97-0.98", "all reads (inferred)": 0.4317, "linked reads (inferred)": 0.9341, "right_edge": 0.98}, {"bin": "0.98", "interval": "0.98-0.99", "all reads": 0.004397, "linked reads": 0.00052, "all reads (cumsum)": 0.8403, "linked reads (cumsum)": 0.9846, "range_label": "0.98-0.99", "all reads (inferred)": 0.4322, "linked reads (inferred)": 0.9351, "right_edge": 0.99}, {"bin": "0.99", "interval": "0.99-1.0", "all reads": 0.1597, "linked reads": 0.01545, "all reads (cumsum)": 1.0, "linked reads (cumsum)": 1.0, "range_label": "0.99-1.0", "all reads (inferred)": 1.0, "linked reads (inferred)": 1.0, "right_edge": 1.0}]}}
